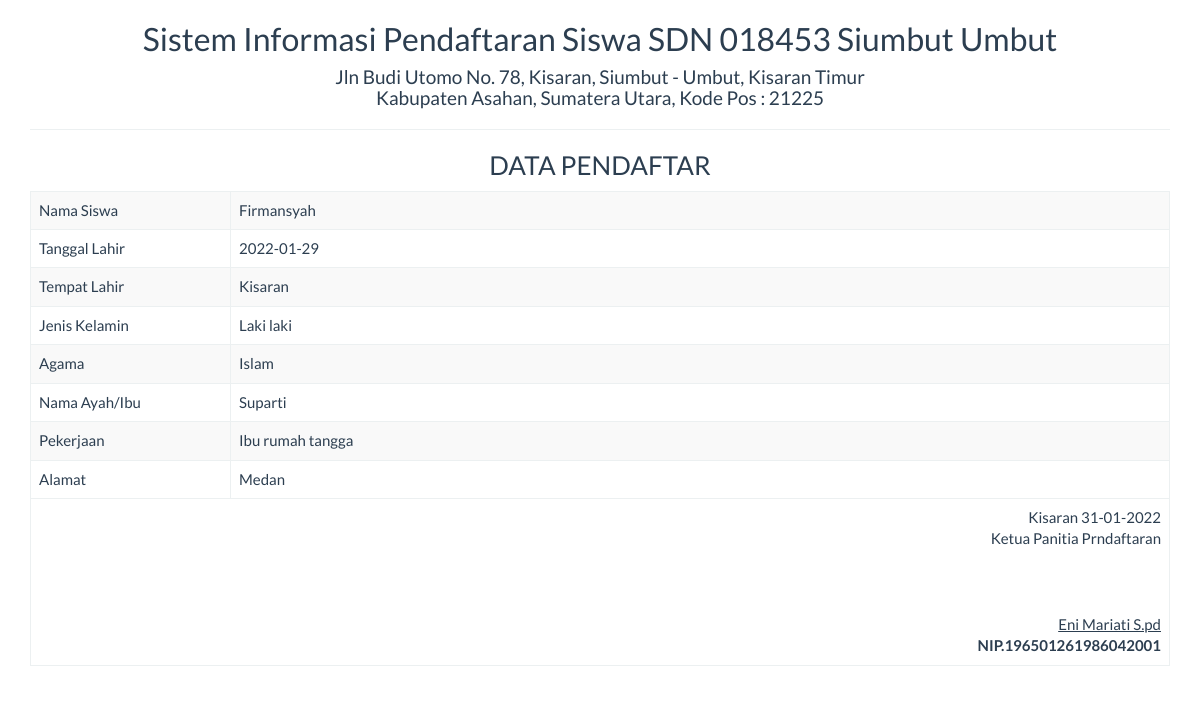
The page /report/pendaftar_satu.php on the database its author committed.
### tables this page shows
CREATE TABLE `tbl_pendaftar` (
  `id` int(11) NOT NULL,
  `nmsiswa` varchar(255) NOT NULL,
  `tgllahir` date NOT NULL,
  `tempatlahir` varchar(50) NOT NULL,
  `jk` varchar(20) NOT NULL,
  `agama` varchar(20) NOT NULL,
  `nmortu` varchar(255) NOT NULL,
  `pekerjaan` varchar(50) NOT NULL,
  `nohp` varchar(15) NOT NULL,
  `nowa` varchar(15) NOT NULL,
  `alamat` varchar(200) NOT NULL,
  `id_status` varchar(20) NOT NULL
);

### report/pendaftar_satu.php (the view, shortened to what this page needs)
<!DOCTYPE html>
<html>
    <head>
        <link href="../Assets/css/bootstrap.min.css" rel="stylesheet" type="text/css"/>
    </head>
    <body onload="print()">
        <?php
        include '../config/koneksi.php';
        $sql = "SELECT * FROM tbl_pendaftar WHERE id='" . $_GET ['id'] . "'";
        $query = mysqli_query($koneksi, $sql) or die("SQL Detail error");
        $data = mysqli_fetch_array($query);
        ?>
        <div class="container">
            <div class='row'>
                <div class="col-sm-12">
                    <div class="text-center">
                        <h2>Sistem Informasi Pendaftaran Siswa SDN 018453 Siumbut Umbut </h2>
                        <h4> Jln Budi Utomo No. 78, Kisaran, Siumbut - Umbut, Kisaran Timur <br>Kabupaten Asahan, Sumatera Utara, Kode Pos : 21225</h4>
                        <hr>
                        <h3>DATA PENDAFTAR</h3>
                    </div>
                        <table class="table table-bordered table-striped table-hover">
                            <tbody>
								<tr>
                                    <td>Nama Siswa</td> <td><?= $data['nmsiswa'] ?></td>
                                </tr>
                                <tr>
                                    <td width="200">Tanggal Lahir</td> <td><?= $data['tgllahir'] ?></td>
                                </tr>
                                <tr>
                                    <td>Tempat Lahir</td> <td><?= $data['tempatlahir'] ?></td>
                                </tr>
								<tr>
                                    <td>Jenis Kelamin</td> <td><?= $data['jk'] ?></td>
                                </tr>
								<tr>
                                    <td>Agama</td> <td><?= $data['agama'] ?></td>
                                </tr>
								<tr>
                                    <td>Nama Ayah/Ibu</td> <td><?= $data['nmortu'] ?></td>
                                </tr>
                                <tr>
                                    <td>Pekerjaan</td> <td><?= $data['pekerjaan'] ?></td>
                                </tr>
                                <tr>
                                    <td>Alamat</td> <td><?= $data['alamat'] ?></td>
                                </tr>
                            </tbody>
                            <tfoot>
                                <tr>
                                    <td colspan="2" class="text-right">
                                        Kisaran  <?= date("d-m-Y") ?>
                                        <br>
                                        Ketua Panitia Prndaftaran
                                        <br><br><br><br>
                                        <u>Eni Mariati S.pd<strong></u><br>
                                        NIP.196501261986042001
									</td>
								</tr>
							</tfoot>
                        </table>
                </div>
            </div>
    </body>
</html>

### rows shown on the page
tbl_pendaftar: nmsiswa "Firmansyah", tgllahir "2022-01-29", tempatlahir "Kisaran", jk "Laki laki", agama "Islam", nmortu "Suparti", pekerjaan "Ibu rumah tangga", alamat "Medan"
